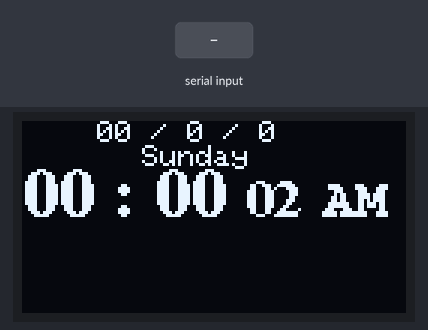
Recording of a sketch running on a simulated Arduino Uno, built with avr-gcc and run on an emulated ATmega328P. Parts: 128×64 one-colour display. The inputs (shaded band) are chosen by the test bench.

Above: at 1.2 s.
1.3 s: "year:" received over Serial
At 4.2 s:
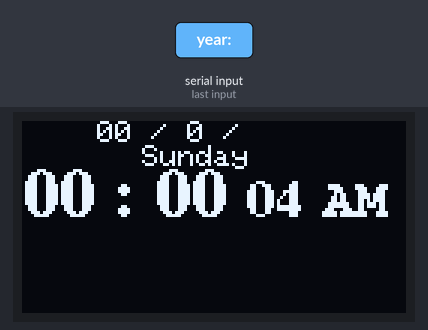
4.3 s: "meridiem:" received over Serial
At 6.8 s:
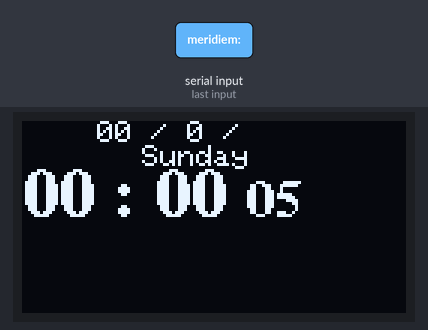
Timing chart, 0 to 8.3 s (numbered marks = the images above; inputs shaded):
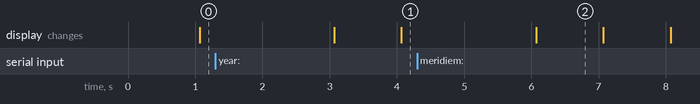

The sketch:

ArduinoClock.ino
```cpp
#include <SPI.h>
#include <Wire.h>
#include <Adafruit_GFX.h>
#include <Adafruit_SSD1306.h>
#include <Fonts/FreeSerifBold12pt7b.h>
#include <Fonts/FreeMonoBold9pt7b.h>
#include <Fonts/FreeSerifBold9pt7b.h>

// If using software SPI (the default case):
#define OLED_MOSI   A4
#define OLED_CLK   A5
#define OLED_DC    8
#define OLED_CS    12
#define OLED_RESET 9
Adafruit_SSD1306 display(OLED_MOSI, OLED_CLK, OLED_DC, OLED_RESET, OLED_CS);

int date = 0;
int currentDay = 0;
String month = "0";
String year = "0";
String days[] = {
	"Sunday",
	"Monday",
	"Tuesday",
	"Wednesday",
	"Thursday",
	"Friday",
	"Saturday",
};

int hour = 0;
int minute = 0;
int second = 0;

String meridiem = "AM";

void setup() {
	Serial.begin(9600);
	display.begin(SSD1306_SWITCHCAPVCC);
}

void loop() {

	if (Serial.available()) {
		String varName = Serial.readStringUntil(':');
		if (varName.equals("hour"))
		{
			hour = (Serial.readStringUntil(';')).toInt();
		}
		else if (varName.equals("minute"))
		{
			minute = (Serial.readStringUntil(';')).toInt();
		}
		else if (varName.equals("second"))
		{
			second = (Serial.readStringUntil(';')).toInt();
		}
		else if (varName.equals("date"))
		{
			date = (Serial.readStringUntil(';')).toInt();
		}
		else if (varName.equals("month"))
		{
			month = Serial.readStringUntil(';');
		}
		else if (varName.equals("year"))
		{
			year = Serial.readStringUntil(';');
		}
		else if (varName.equals("day"))
		{
			currentDay = (Serial.readStringUntil(';')).toInt();
		}
		else if (varName.equals("meridiem"))
		{
			meridiem = Serial.readStringUntil(';');
		}
	}

	second++;

	if (second > 59)
	{
		second = 0;
		minute++;
	}

	if (minute > 59)
	{
		minute = 0;
		hour++;
	}

	if (hour > 12)
	{
		hour = 1;

		if (meridiem == "AM")
		{
			meridiem = "PM";
		}
		else {
			meridiem = "AM";
			date++;
			currentDay++;
		}
	}

	clock();
	delay(970);
}


void clock(void) {

	display.clearDisplay();
	display.setTextColor(WHITE);

	String dateString = "";
	if (date < 10)
	{
		dateString = "0" + String(date);
	}
	else {
		dateString = String(date);
	}

	display.setFont();
	display.setTextSize(1);
	display.setCursor(25, 0);
	display.print(dateString + " / " + month + " / " + year);

	display.setFont();
	display.setTextSize(1);
	display.setCursor(40, 8);
	display.println(days[currentDay]);

	display.setFont(&FreeSerifBold12pt7b);
	display.setTextSize(1);
	display.setCursor(0, 31);

	String hourString = "";
	String minuteString = "";
	String secondString = "";

	if (hour < 10)
	{
		hourString = "0" + String(hour);
	}
	else {
		hourString = String(hour);
	}

	if (minute < 10)
	{
		minuteString = "0" + String(minute);
	}
	else {
		minuteString = String(minute);
	}

	if (second < 10)
	{
		secondString = "0" + String(second);
	}
	else {
		secondString = String(second);
	}
	display.print(hourString + " : " + minuteString);

	display.setFont(&FreeSerifBold9pt7b);
	display.setTextSize(1);
	display.setCursor(75, 31);
	display.println(secondString);

	display.setFont(&FreeMonoBold9pt7b);
	display.setTextSize(1);
	display.setCursor(100, 31);
	display.println(meridiem);

	display.display();
}
```

Measured:
- after the input at 1.3 s, the display: first changes after 1.8 s (image 1 shows a later state)
- after the input at 4.3 s, the display: changes after 1.8 s (image 2)
- what the display in image 2 shows lasts 1.0 s, from 6.1 s to 7.1 s
